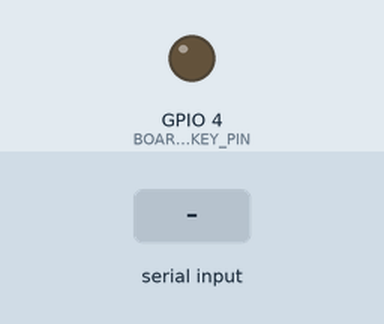
This sketch was run on a simulated ESP32. On the bench: output pins drawn as LEDs (lit = HIGH). The inputs (shaded band) are chosen by the test bench. The modem accepts every AT command (registered, SIM ready, sends succeed) and sends nothing else; pins used as bus, display or sensor lines are not drawn; what the sketch prints to the serial monitor is not drawn.

Above: at 5.1 s.
5.2 s: "OK" received over the second serial link
Timing chart, 0 to 8.2 s (numbered marks = the images above; inputs shaded):
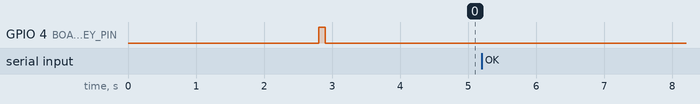

Measured:
- after the input at 5.2 s, every drawn part: stays the same

The sketch:

ATdebug.ino
```cpp
// (licence header left out)
#include "utilities.h"
#include "Arduino.h"

uint32_t AutoBaud()
{
    static uint32_t rates[] = {115200, 9600, 57600,  38400, 19200,  74400, 74880,
                               230400, 460800, 2400,  4800,  14400, 28800
                              };
    for (uint8_t i = 0; i < sizeof(rates) / sizeof(rates[0]); i++) {
        uint32_t rate = rates[i];
        Serial.printf("Trying baud rate %u\n", rate);
        SerialAT.updateBaudRate(rate);
        delay(10);
        for (int j = 0; j < 10; j++) {
            SerialAT.print("AT\r\n");
            String input = SerialAT.readString();
            if (input.indexOf("OK") >= 0) {
                Serial.printf("Modem responded at rate:%u\n", rate);
                return rate;
            }
        }
    }
    SerialAT.updateBaudRate(115200);
    return 0;
}

void setup()
{
    Serial.begin(115200); // Set console baud rate

    Serial.println("Start Sketch");

    SerialAT.begin(115200, SERIAL_8N1, MODEM_RX_PIN, MODEM_TX_PIN);

#ifdef BOARD_POWERON_PIN
    pinMode(BOARD_POWERON_PIN, OUTPUT);
    digitalWrite(BOARD_POWERON_PIN, HIGH);
#endif

    // Set modem reset pin ,reset modem
    pinMode(MODEM_RESET_PIN, OUTPUT);
    digitalWrite(MODEM_RESET_PIN, !MODEM_RESET_LEVEL); delay(100);
    digitalWrite(MODEM_RESET_PIN, MODEM_RESET_LEVEL); delay(2600);
    digitalWrite(MODEM_RESET_PIN, !MODEM_RESET_LEVEL);

    pinMode(BOARD_PWRKEY_PIN, OUTPUT);
    digitalWrite(BOARD_PWRKEY_PIN, LOW);
    delay(100);
    digitalWrite(BOARD_PWRKEY_PIN, HIGH);
    delay(100);
    digitalWrite(BOARD_PWRKEY_PIN, LOW);

    if (AutoBaud()) {
        Serial.println(F("***********************************************************"));
        Serial.println(F(" You can now send AT commands"));
        Serial.println(F(" Enter \"AT\" (without quotes), and you should see \"OK\""));
        Serial.println(F(" If it doesn't work, select \"Both NL & CR\" in Serial Monitor"));
        Serial.println(F(" DISCLAIMER: Entering AT commands without knowing what they do"));
        Serial.println(F(" can have undesired consiquinces..."));
        Serial.println(F("***********************************************************\n"));
    } else {
        Serial.println(F("***********************************************************"));
        Serial.println(F(" Failed to connect to the modem! Check the baud and try again."));
        Serial.println(F("***********************************************************\n"));
    }
}

void loop()
{
    delay(4000);
    SerialAT.write("AT+SIMCOMATI");
    if (SerialAT.available()) {
        Serial.write(SerialAT.read());
    }

    delay(10000);
}
```

utilities.h
```cpp
// (licence header left out)
#pragma once

// Note:
// When using ArduinoIDE, you must select a corresponding board type.
// If you don’t know which board type you have, please click on the link to view it.
// 使用ArduinoIDE ,必须选择一个对应的板型 ,如果你不知道你的板型是哪种，请点击链接进行查看

// Products Link:https://www.lilygo.cc/products/t-sim-a7670e
#define LILYGO_T_A7670

// Products Link: https://lilygo.cc/products/t-call-v1-4
// T-Call-A767X V1.0 and V1.1 have different Pinmaps and cannot be used universally.
// #define LILYGO_T_CALL_A7670_V1_0

//! SIM7672G and SIM7670G are exactly the same, except for the name change
// Products Link: https://lilygo.cc/products/t-sim-7670g-s3
// #define LILYGO_T_SIM767XG_S3

// Products Link: https://lilygo.cc/products/t-a7608e-h?variant=42860532433077
// #define LILYGO_T_A7608X

// Products Link: https://lilygo.cc/products/t-a7608e-h?variant=43932699033781
// #define LILYGO_T_A7608X_S3

// Products Link: https://lilygo.cc/products/a-t-pcie?variant=42335922094261
// #define LILYGO_T_PCIE_A767X


#if defined(LILYGO_T_A7670)

#define MODEM_BAUDRATE                      (115200)
#define MODEM_DTR_PIN                       (25)
#define MODEM_TX_PIN                        (26)
#define MODEM_RX_PIN                        (27)
// The modem boot pin needs to follow the startup sequence.
#define BOARD_PWRKEY_PIN                    (4)
#define BOARD_ADC_PIN                       (35)
// The modem power switch must be set to HIGH for the modem to supply power.
#define BOARD_POWERON_PIN                   (12)
#define MODEM_RING_PIN                      (33)
#define MODEM_RESET_PIN                     (5)
#define BOARD_MISO_PIN                      (2)
#define BOARD_MOSI_PIN                      (15)
#define BOARD_SCK_PIN                       (14)
#define BOARD_SD_CS_PIN                     (13)
#define BOARD_BAT_ADC_PIN                   (35)
#define MODEM_RESET_LEVEL                   HIGH
#define SerialAT                            Serial1

#define MODEM_GPS_ENABLE_GPIO               (-1)
#define MODEM_GPS_ENABLE_LEVEL              (-1)

#ifndef TINY_GSM_MODEM_A7670
#define TINY_GSM_MODEM_A7670
#endif

// It is only available in V1.4 version. In other versions, IO36 is not connected.
#define BOARD_SOLAR_ADC_PIN                 (36)


#elif defined(LILYGO_T_CALL_A7670_V1_0)
#define MODEM_BAUDRATE                      (115200)
#define MODEM_DTR_PIN                       (14)
#define MODEM_TX_PIN                        (26)
#define MODEM_RX_PIN                        (25)
// The modem boot pin needs to follow the startup sequence.
#define BOARD_PWRKEY_PIN                    (4)
#define BOARD_LED_PIN                       (12)
// There is no modem power control, the LED Pin is used as a power indicator here.
#define BOARD_POWERON_PIN                   (BOARD_LED_PIN)
#define MODEM_RING_PIN                      (13)
#define MODEM_RESET_PIN                     (27)
#define MODEM_RESET_LEVEL                   LOW
#define SerialAT                            Serial1


#define MODEM_GPS_ENABLE_GPIO               (-1)
#define MODEM_GPS_ENABLE_LEVEL              (-1)


#ifndef TINY_GSM_MODEM_A7670
#define TINY_GSM_MODEM_A7670
#endif

#elif defined(LILYGO_T_CALL_A7670_V1_1)

#define MODEM_BAUDRATE                      (115200)
#define MODEM_DTR_PIN                       (32)
#define MODEM_TX_PIN                        (27)
#define MODEM_RX_PIN                        (26)
// The modem boot pin needs to follow the startup sequence.
#define BOARD_PWRKEY_PIN                    (4)
#define BOARD_LED_PIN                       (13)
// There is no modem power control, the LED Pin is used as a power indicator here.
#define BOARD_POWERON_PIN                   (BOARD_LED_PIN)
#define MODEM_RING_PIN                      (33)
#define MODEM_RESET_PIN                     (5)
#define MODEM_RESET_LEVEL                   LOW
#define SerialAT                            Serial1

#define MODEM_GPS_ENABLE_GPIO               (-1)
#define MODEM_GPS_ENABLE_LEVEL              (-1)

#ifndef TINY_GSM_MODEM_A7670
#define TINY_GSM_MODEM_A7670
#endif

#elif defined(LILYGO_T_SIM767XG_S3)
#define MODEM_BAUDRATE                      (115200)
#define MODEM_DTR_PIN                       (9)
#define MODEM_TX_PIN                        (11)
#define MODEM_RX_PIN                        (10)
// The modem boot pin needs to follow the startup sequence.
#define BOARD_PWRKEY_PIN                    (18)
#define BOARD_LED_PIN                       (12)
// There is no modem power control, the LED Pin is used as a power indicator here.
#define BOARD_POWERON_PIN                   (BOARD_LED_PIN)
#define MODEM_RING_PIN                      (3)
#define MODEM_RESET_PIN                     (17)
#define MODEM_RESET_LEVEL                   LOW
#define SerialAT                            Serial1

#define BOARD_BAT_ADC_PIN                   (4)
#define BOARD_SOLAR_ADC_PIN                 (5)
#define BOARD_MISO_PIN                      (47)
#define BOARD_MOSI_PIN                      (14)
#define BOARD_SCK_PIN                       (21)
#define BOARD_SD_CS_PIN                     (13)

#ifndef TINY_GSM_MODEM_SIM7672
#define TINY_GSM_MODEM_SIM7672
#endif

#define MODEM_GPS_ENABLE_GPIO               (4)
#define MODEM_GPS_ENABLE_LEVEL              (1)


#elif defined(LILYGO_T_A7608X)

#define MODEM_BAUDRATE                      (115200)
#define MODEM_DTR_PIN                       (25)
#define MODEM_TX_PIN                        (26)
#define MODEM_RX_PIN                        (27)
// The modem boot pin needs to follow the startup sequence.
#define BOARD_PWRKEY_PIN                    (4)
#define BOARD_BAT_ADC_PIN                   (35)
// The modem power switch must be set to HIGH for the modem to supply power.
#define BOARD_POWERON_PIN                   (12)        //T-A7608-V2 is onboard led
#define MODEM_RING_PIN                      (33)
#define MODEM_RESET_PIN                     (5)         //T-A7608-V2 no connection
#define BOARD_MISO_PIN                      (2)
#define BOARD_MOSI_PIN                      (15)
#define BOARD_SCK_PIN                       (14)
#define BOARD_SD_CS_PIN                     (13)

#define MODEM_RESET_LEVEL                   HIGH
#define SerialAT                            Serial1


#ifndef TINY_GSM_MODEM_A7608
#define TINY_GSM_MODEM_A7608
#endif

// only version v1.1 or V2  has solar adc pin
#define BOARD_SOLAR_ADC_PIN                 (34)


// 127 is defined in GSM as the AUXVDD index
#define MODEM_GPS_ENABLE_GPIO               (127)
#define MODEM_GPS_ENABLE_LEVEL              (1)

#elif defined(LILYGO_T_A7608X_S3)

#define MODEM_BAUDRATE                      (115200)
#define MODEM_DTR_PIN                       (7)
#define MODEM_TX_PIN                        (17)
#define MODEM_RX_PIN                        (18)
// The modem boot pin needs to follow the startup sequence.
#define BOARD_PWRKEY_PIN                    (15)
#define BOARD_BAT_ADC_PIN                   (4)
// The modem power switch must be set to HIGH for the modem to supply power.
// #define BOARD_POWERON_PIN                   (12)
#define MODEM_RING_PIN                      (6)
#define MODEM_RESET_PIN                     (16)
#define BOARD_MISO_PIN                      (47)
#define BOARD_MOSI_PIN                      (14)
#define BOARD_SCK_PIN                       (21)
#define BOARD_SD_CS_PIN                     (13)

#define MODEM_RESET_LEVEL                   LOW
#define SerialAT                            Serial1

#ifndef TINY_GSM_MODEM_A7608
#define TINY_GSM_MODEM_A7608
#endif

// only version v1.1 has solar adc pin
#define BOARD_SOLAR_ADC_PIN                 (3)

// 127 is defined in GSM as the AUXVDD index
#define MODEM_GPS_ENABLE_GPIO               (127)
#define MODEM_GPS_ENABLE_LEVEL              (1)

#elif defined(LILYGO_T_A7608X_DC_S3)

#define MODEM_DTR_PIN                       (5)
#define MODEM_RX_PIN                        (42)
#define MODEM_TX_PIN                        (41)
// The modem boot pin needs to follow the startup sequence.
#define BOARD_PWRKEY_PIN                    (38)
#define MODEM_RING_PIN                      (6)
#define MODEM_RESET_PIN                     (40)
#define MODEM_RTS_PIN                       (1)
#define MODEM_CTS_PIN                       (2)

#define MODEM_RESET_LEVEL                   LOW
#define SerialAT                            Serial1

#ifndef TINY_GSM_MODEM_A7608
#define TINY_GSM_MODEM_A7608
#endif

// 127 is defined in GSM as the AUXVDD index
#define MODEM_GPS_ENABLE_GPIO               (127)
#define MODEM_GPS_ENABLE_LEVEL              (1)


#elif defined(LILYGO_T_PCIE_A767X)

#define MODEM_DTR_PIN                       (32)
#define MODEM_RX_PIN                        (26)
#define MODEM_TX_PIN                        (27)
// The modem power switch must be set to HIGH for the modem to supply power.
#define BOARD_POWERON_PIN                   (25)
// The modem boot pin needs to follow the startup sequence.
#define BOARD_PWRKEY_PIN                    (4)
#define MODEM_RING_PIN                      (33)
#define BOARD_LED_PIN                       (12)
#define PMU_IRQ                             (35)

// No connect to reset pin to modem ,set dummy reset pin
#define MODEM_RESET_PIN                     (BOARD_LED_PIN)
#define MODEM_RESET_LEVEL                   (0)

#define SerialAT                            Serial1

#ifndef TINY_GSM_MODEM_A7670
#define TINY_GSM_MODEM_A7670
#endif

// 127 is defined in GSM as the AUXVDD index
#define MODEM_GPS_ENABLE_GPIO               (4)
#define MODEM_GPS_ENABLE_LEVEL              (0)

#else
#error "Use ArduinoIDE, please open the macro definition corresponding to the board above <utilities.h>"
#endif

// T-Call-A767X V1.0 and V1.1 have different Pinmaps and cannot be used universally , Invalid version
// #define LILYGO_T_CALL_A7670_V1_1

// #define LILYGO_T_A7608X_DC_S3
```
